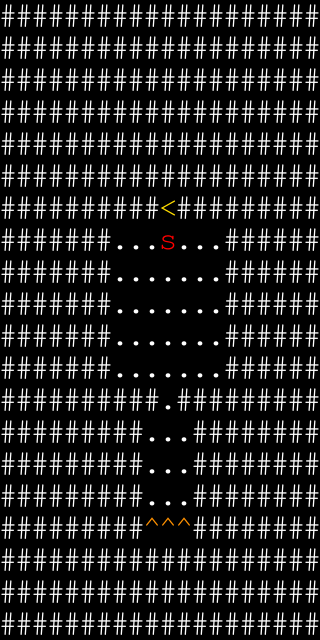

Rendered tile map (Tiled .tmx) drawn with the repository's tilesets; below, a short description and the full map source, tile grids included:
An orthogonal 20x20 tile map with 16x32 px tiles, 2 tile layers (Terrain, Foes).

<map version="1.10" tiledversion="1.11.2" orientation="orthogonal" renderorder="right-down" width="20" height="20" tilewidth="16" tileheight="32" infinite="0" nextlayerid="4" nextobjectid="1">
 <properties>
  <property name="fp_regen" type="int" value="100" />
  <property name="name" value="Time lab - Basics" />
  <property name="senses" value="Self;Sight;Touch;Hearing" />
  <property name="timeline_length" type="int" value="100" />
  <property name="timeline_type" value="Asynchronous" />
 </properties>
 <tileset firstgid="1" source="tileset/editor.tsx" />
 <layer id="1" name="Terrain" width="20" height="20">
  <data encoding="csv">
5,5,5,5,5,5,5,5,5,5,5,5,5,5,5,5,5,5,5,5,
5,5,5,5,5,5,5,5,5,5,5,5,5,5,5,5,5,5,5,5,
5,5,5,5,5,5,5,5,5,5,5,5,5,5,5,5,5,5,5,5,
5,5,5,5,5,5,5,5,5,5,5,5,5,5,5,5,5,5,5,5,
5,5,5,5,5,5,5,5,5,5,5,5,5,5,5,5,5,5,5,5,
5,5,5,5,5,5,5,5,5,5,5,5,5,5,5,5,5,5,5,5,
5,5,5,5,5,5,5,5,5,5,8,5,5,5,5,5,5,5,5,5,
5,5,5,5,5,5,5,1,1,1,1,1,1,1,5,5,5,5,5,5,
5,5,5,5,5,5,5,1,1,1,1,1,1,1,5,5,5,5,5,5,
5,5,5,5,5,5,5,1,1,1,1,1,1,1,5,5,5,5,5,5,
5,5,5,5,5,5,5,1,1,1,1,1,1,1,5,5,5,5,5,5,
5,5,5,5,5,5,5,1,1,1,1,1,1,1,5,5,5,5,5,5,
5,5,5,5,5,5,5,5,5,5,1,5,5,5,5,5,5,5,5,5,
5,5,5,5,5,5,5,5,5,1,1,1,5,5,5,5,5,5,5,5,
5,5,5,5,5,5,5,5,5,1,1,1,5,5,5,5,5,5,5,5,
5,5,5,5,5,5,5,5,5,1,1,1,5,5,5,5,5,5,5,5,
5,5,5,5,5,5,5,5,5,3,3,3,5,5,5,5,5,5,5,5,
5,5,5,5,5,5,5,5,5,5,5,5,5,5,5,5,5,5,5,5,
5,5,5,5,5,5,5,5,5,5,5,5,5,5,5,5,5,5,5,5,
5,5,5,5,5,5,5,5,5,5,5,5,5,5,5,5,5,5,5,5
</data>
 </layer>
 <layer id="2" name="Foes" width="20" height="20">
  <data encoding="csv">
0,0,0,0,0,0,0,0,0,0,0,0,0,0,0,0,0,0,0,0,
0,0,0,0,0,0,0,0,0,0,0,0,0,0,0,0,0,0,0,0,
0,0,0,0,0,0,0,0,0,0,0,0,0,0,0,0,0,0,0,0,
0,0,0,0,0,0,0,0,0,0,0,0,0,0,0,0,0,0,0,0,
0,0,0,0,0,0,0,0,0,0,0,0,0,0,0,0,0,0,0,0,
0,0,0,0,0,0,0,0,0,0,0,0,0,0,0,0,0,0,0,0,
0,0,0,0,0,0,0,0,0,0,0,0,0,0,0,0,0,0,0,0,
0,0,0,0,0,0,0,0,0,0,7,0,0,0,0,0,0,0,0,0,
0,0,0,0,0,0,0,0,0,0,0,0,0,0,0,0,0,0,0,0,
0,0,0,0,0,0,0,0,0,0,0,0,0,0,0,0,0,0,0,0,
0,0,0,0,0,0,0,0,0,0,0,0,0,0,0,0,0,0,0,0,
0,0,0,0,0,0,0,0,0,0,0,0,0,0,0,0,0,0,0,0,
0,0,0,0,0,0,0,0,0,0,0,0,0,0,0,0,0,0,0,0,
0,0,0,0,0,0,0,0,0,0,0,0,0,0,0,0,0,0,0,0,
0,0,0,0,0,0,0,0,0,0,0,0,0,0,0,0,0,0,0,0,
0,0,0,0,0,0,0,0,0,0,0,0,0,0,0,0,0,0,0,0,
0,0,0,0,0,0,0,0,0,0,0,0,0,0,0,0,0,0,0,0,
0,0,0,0,0,0,0,0,0,0,0,0,0,0,0,0,0,0,0,0,
0,0,0,0,0,0,0,0,0,0,0,0,0,0,0,0,0,0,0,0,
0,0,0,0,0,0,0,0,0,0,0,0,0,0,0,0,0,0,0,0
</data>
 </layer>
</map>
